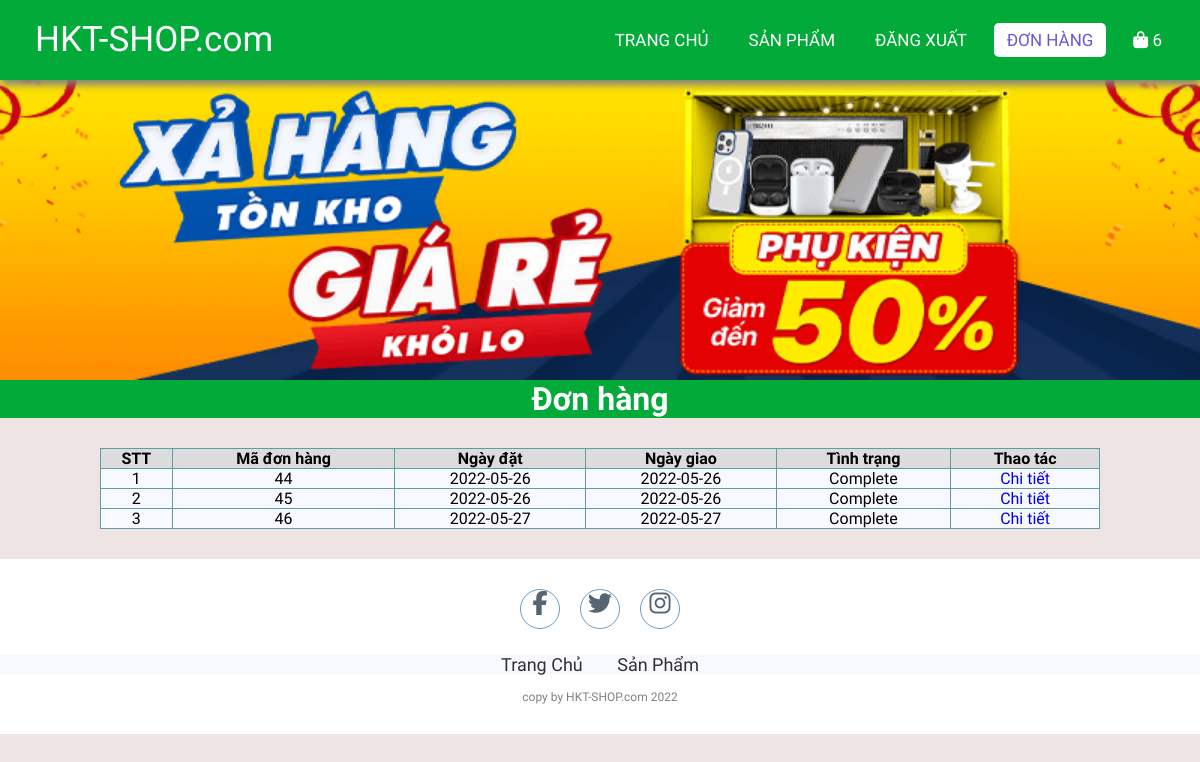
The page /order.php (signed in) on the database its author committed.
### tables this page shows
CREATE TABLE `orders` (
  `id` int(11) NOT NULL,
  `userId` int(11) NOT NULL,
  `createdDate` date NOT NULL,
  `receivedDate` date DEFAULT NULL,
  `status` varchar(20) NOT NULL
);

### lib/database.php (called while the page is built, shortened)
<?php
class Database extends PDO
{
  public $host   = DB_HOST;
  public $user   = DB_USER;
  public $pass   = DB_PASS;
  public $dbname = DB_NAME;
  public $link;
  private function connectDB()
  {
    $this->link = new mysqli(
      $this->host,
      $this->user,
      $this->pass,
      $this->dbname
    );
  }
  public function select($query)
  {
    $result = $this->link->query($query);
    if ($result->num_rows > 0) {
      return $result;
    } else {
      return false;
    }
  }
}

### lib/session.php (called while the page is built, shortened)
<?php
class Session
{
   public static function get($key)
   {
      if (isset($_SESSION[$key])) {
         return $_SESSION[$key];
      } else {
         return false;
      }
   }
}

### classes/cart.php (called while the page is built, shortened)
<?php
$filepath = realpath(dirname(__FILE__));
include_once($filepath . '/../lib/database.php');
include_once($filepath . '/../lib/session.php');
?>
<?php
class cart
{
    private $db;
    public function __construct()
    {
        $this->db = new Database();
    }
    public function getTotalQtyByUserId()
    {
        $userId = Session::get('userId');
        $query = "SELECT SUM(qty) as total FROM cart WHERE userId = '$userId' ";
        $mysqli_result = $this->db->select($query);
        if ($mysqli_result) {
            $result = mysqli_fetch_all($this->db->select($query), MYSQLI_ASSOC)[0];
            return $result;
        }
        return false;
    }
}
?>

### classes/order.php (called while the page is built, shortened)
<?php
$filepath = realpath(dirname(__FILE__));
include_once($filepath . '/../lib/database.php');
include_once($filepath . '/../lib/session.php');
include_once($filepath . '/../classes/cart.php');
?>
<?php
class order
{
    private $db;
    public function __construct()
    {
        $this->db = new Database();
    }
    public function getOrderByUser()
    {
        $userId = Session::get('userId');
        $query = "SELECT * FROM orders WHERE userId = '$userId' ";
        $mysqli_result = $this->db->select($query);
        if ($mysqli_result) {
            $result = mysqli_fetch_all($this->db->select($query), MYSQLI_ASSOC);
            return $result;
        }
        return false;
    }
}
?>

### order.php (the view, shortened to what this page needs)
<?php
include_once 'lib/session.php';
include 'classes/order.php';
include_once 'classes/cart.php';
$cart = new cart();
$totalQty = $cart->getTotalQtyByUserId();
$order = new order();
$result = $order->getOrderByUser();
?>
<!DOCTYPE html>
<html lang="en">
<head>
    <link rel="stylesheet" href="./css/style.css">
    <link rel="stylesheet" href="https://cdnjs.cloudflare.com/ajax/libs/font-awesome/5.15.4/css/all.min.css">
</head>
<body>
    <nav>
        <label class="logo">HKT-SHOP.com</label>
        <ul>
            <li><a href="index.php">Trang chủ</a></li>
            <li><a href="productList.php">Sản phẩm</a></li>
            <?php
            if (isset($_SESSION['user']) && $_SESSION['user']) { ?>
                <li><a href="logout.php" id="signin">Đăng xuất</a></li>
            <?php } else { ?>
                <li><a href="register.php" id="signup">Đăng ký</a></li>
                <li><a href="login.php" id="signin">Đăng nhập</a></li>
            <?php } ?>
            <li><a href="order.php" id="order" class="active">Đơn hàng</a></li>
            <li>
                <a href="checkout.php">
                    <i class="fa fa-shopping-bag"></i>
                    <span class="sumItem">
                        <?= $totalQty['total'] ?>
                    </span>
                </a>
            </li>
        </ul>
    </nav>
        <section class="banner">
        <div class="fadein">
            <?php
            $dir = "./images/slider/";
            $scan_dir = scandir($dir);
            foreach ($scan_dir as $img) :
                if (in_array($img, array('.', '..')))
                    continue;
            ?>
                <img src="<?php echo $dir . $img ?>" alt="<?php echo $img ?>">
            <?php endforeach; ?>
        </div>
    </section>
    <div class="featuredProducts">
        <h1>Đơn hàng</h1>
    </div>
    <div class="container-single">
        <?php if ($result) { ?>
            <table class="order">
                <tr>
                    <th>STT</th>
                    <th>Mã đơn hàng</th>
                    <th>Ngày đặt</th>
                    <th>Ngày giao</th>
                    <th>Tình trạng</th>
                    <th>Thao tác</th>
                </tr>
                <?php $count = 1;
                foreach ($result as $key => $value) { ?>
                    <tr>
                        <td><?= $count++ ?></td>
                        <td><?= $value['id'] ?></td>
                        <td><?= $value['createdDate'] ?></td>
                        <td><?= ($value['status'] != "Processing") ? $value['receivedDate'] : "Dự kiến 3 ngày sau khi đơn hàng đã được xử lý" ?> </td>
                        <?php
                        if ($value['status'] == 'Delivering') { ?>
                            <td>
                                <a href="complete_order.php?orderId=<?= $value['id'] ?>">Đang giao (Click vào để xác nhận đã nhận)</a>
                            </td>
                            <td>
                                <a href="orderdetail.php?orderId=<?= $value['id'] ?>">Chi tiết</a>
                            </td>
                        <?php } else { ?>
                            <td>
                                <?= $value['status'] ?>
                            </td>
                            <td>
                                <a href="orderdetail.php?orderId=<?= $value['id'] ?>">Chi tiết</a>
                            </td>
                        <?php }
                        ?>
                    </tr>
                <?php } ?>
            </table>
        <?php } else { ?>
            <h3>Đơn hàng hiện đang rỗng</h3>
        <?php } ?>
    </div>
    <footer>
        <div class="social">
            <a href="#"><i class="fa fa-facebook" aria-hidden="true"></i></a>
            <a href="#"><i class="fa fa-twitter" aria-hidden="true"></i></a>
            <a href="#"><i class="fa fa-instagram" aria-hidden="true"></i></a>
        </div>
        <ul class="list">
            <li>
                <a href="./">Trang Chủ</a>
            </li>
            <li>
                <a href="productList.php">Sản Phẩm</a>
            </li>
        </ul>
        <p class="copyright">copy by HKT-SHOP.com 2022</p>
    </footer>
</body>
</html>

### css/style.css (style rules this page uses)
:root { --color-primary: #01aa39; --bg-primary: rgb(238, 228, 228); }
* { padding: 0; margin: 0; text-decoration: none; list-style: none; box-sizing: border-box; }
body { font-family: Mitr; background: var(--bg-primary); }
nav { top: 0; background: var(--color-primary); height: 80px; width: 100%; position: fixed; z-index: 9999; box-shadow: 1px 5px 8px gray; }
label.logo { color: white; font-size: 35px; line-height: 80px; padding: 0 35px; }
nav ul { float: right; margin-right: 20px; }
nav ul li { display: inline-block; line-height: 80px; margin: 0 5px; }
nav ul li a { color: white; font-size: 17px; padding: 7px 13px; border-radius: 3px; text-transform: uppercase; border-radius: 5px; transition: 0.5s; }
a.active, a:hover { background: white; color: slateblue; }
.banner { background-size: cover; margin-top: 80px; overflow: hidden; }
.fadein { position: relative; height: 300px; max-width: 1200px; margin: 0 auto; background: #fff; }
.fadein img { position: absolute; width: calc(100%); height: calc(100%); width: 100%; height: 100%; object-fit: cover; }
.featuredProducts { text-align: center; background-color: var(--color-primary); color: white; }
footer { padding: 30px 0; background-color: white; }
footer .social { text-align: center; padding-bottom: 25px; color: white; }
footer .social a { color: inherit; font-size: 24px; border: 1px solid steelblue; width: 40px; height: 40px; display: inline-block; text-align: center; border-radius: 50%; margin: 0 8px; transition: 0.5s; background-color: white; color: #2c3e50; opacity: 0.8; }
footer ul { margin-top: 0; padding: 0; list-style: none; font-size: 18px; margin-bottom: 0; text-align: center; }
footer ul a { color: inherit; text-decoration: none; opacity: 0.8; }
footer ul li { display: inline; padding: 0 15px; }
footer .copyright { margin-top: 15px; text-align: center; font-size: 12px; color: gray; }
.container-single { display: flex; margin: 30px 100px; }
.list { background-color: ghostwhite; }
th { background-color: gainsboro; border: 1px solid cadetblue; }
td { border: 1px solid cadetblue; text-align: center; }
.order { width: 100%; background-color: ghostwhite; padding: 10px; border-collapse: collapse; }

### rows shown on the page
orders: id "44", createdDate "2022-05-26", receivedDate "2022-05-26", status "Complete"
orders: id "45", createdDate "2022-05-26", receivedDate "2022-05-26", status "Complete"
orders: id "46", createdDate "2022-05-27", receivedDate "2022-05-27", status "Complete"

### other values the page prints
$totalQty['total'] "6"
